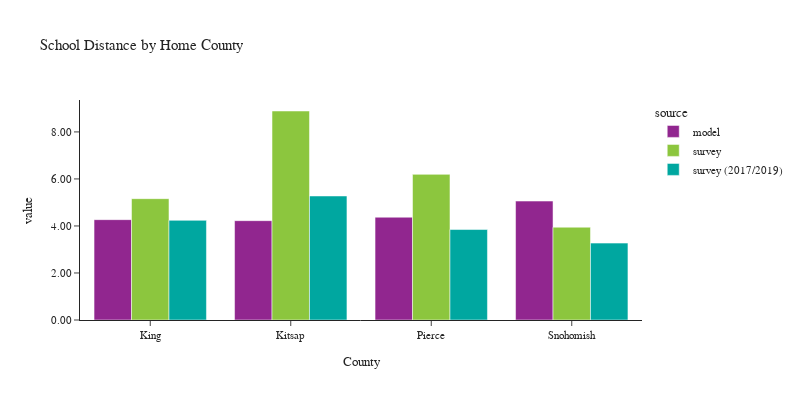

The notebook cell saved with this chart:
### Code cell
plot_school_location(df_students, 'CountyName_home', 'Home County', 'County')

### Figure 1 — Plotly figure (JSON) as saved in the notebook; plotly's stock layout.template omitted (floating-point values rounded to 4 significant figures)
{"data": [{"alignmentgroup": "True", "customdata": [[506983], [57245], [218341], [190904]], "hovertemplate": "source=model<br>CountyName_home=%{x}<br>value=%{y}<br>sample count=%{customdata[0]}<extra></extra>", "legendgroup": "model", "marker": {"color": "#91268F", "pattern": {"shape": ""}}, "name": "model", "offsetgroup": "model", "orientation": "v", "showlegend": true, "textposition": "auto", "type": "bar", "x": ["King", "Kitsap", "Pierce", "Snohomish"], "xaxis": "x", "y": [4.268, 4.225, 4.371, 5.058], "yaxis": "y"}, {"alignmentgroup": "True", "customdata": [[621], [62], [110], [126]], "hovertemplate": "source=survey<br>CountyName_home=%{x}<br>value=%{y}<br>sample count=%{customdata[0]}<extra></extra>", "legendgroup": "survey", "marker": {"color": "#8CC63E", "pattern": {"shape": ""}}, "name": "survey", "offsetgroup": "survey", "orientation": "v", "showlegend": true, "textposition": "auto", "type": "bar", "x": ["King", "Kitsap", "Pierce", "Snohomish"], "xaxis": "x", "y": [5.161, 8.889, 6.195, 3.948], "yaxis": "y"}, {"alignmentgroup": "True", "customdata": [[365], [14], [41], [31]], "hovertemplate": "source=survey (2017/2019)<br>CountyName_home=%{x}<br>value=%{y}<br>sample count=%{customdata[0]}<extra></extra>", "legendgroup": "survey (2017/2019)", "marker": {"color": "#00A7A0", "pattern": {"shape": ""}}, "name": "survey (2017/2019)", "offsetgroup": "survey (2017/2019)", "orientation": "v", "showlegend": true, "textposition": "auto", "type": "bar", "x": ["King", "Kitsap", "Pierce", "Snohomish"], "xaxis": "x", "y": [4.238, 5.276, 3.848, 3.27], "yaxis": "y"}], "layout": {"barmode": "group", "font": {"size": 11}, "height": 400, "legend": {"title": {"text": "source"}, "tracegroupgap": 0}, "title": {"text": "School Distance by Home County"}, "width": 800, "xaxis": {"anchor": "y", "domain": [0.0, 1.0], "title": {"text": "County"}}, "yaxis": {"anchor": "x", "domain": [0.0, 1.0], "tickformat": ".2f", "title": {"text": "value"}}}}
